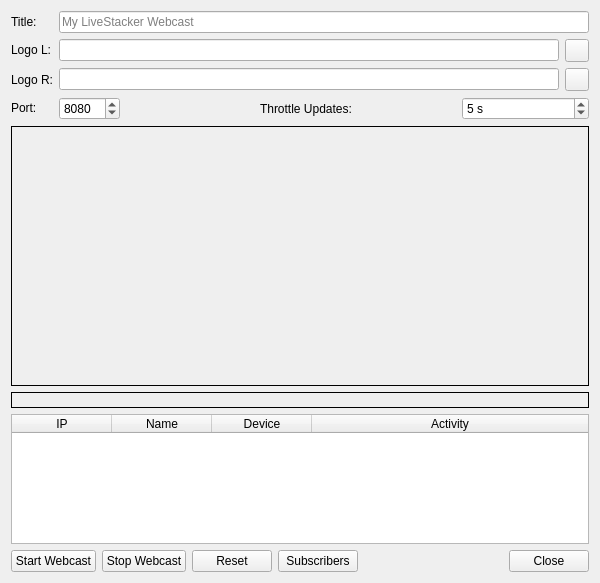
<?xml version="1.0" encoding="UTF-8"?>
<ui version="4.0">
 <class>FitsStackWebcast</class>
 <widget class="QWidget" name="FitsStackWebcast">
  <property name="geometry">
   <rect>
    <x>0</x>
    <y>0</y>
    <width>600</width>
    <height>583</height>
   </rect>
  </property>
  <property name="windowTitle">
   <string>KStars Live Stacker Webcast</string>
  </property>
  <layout class="QGridLayout" name="gridLayout" rowstretch="0,0,0,0,0,0,0,0">
   <item row="2" column="7">
    <widget class="QToolButton" name="logoRBtn">
     <property name="toolTip">
      <string>&lt;html&gt;&lt;head/&gt;&lt;body&gt;&lt;p&gt;Logo (Right) file chooser.&lt;/p&gt;&lt;/body&gt;&lt;/html&gt;</string>
     </property>
     <property name="text">
      <string/>
     </property>
     <property name="icon">
      <iconset theme="document-open"/>
     </property>
    </widget>
   </item>
   <item row="4" column="1" colspan="7">
    <widget class="QLabel" name="qrLabel">
     <property name="minimumSize">
      <size>
       <width>260</width>
       <height>260</height>
      </size>
     </property>
     <property name="toolTip">
      <string>&lt;html&gt;&lt;head/&gt;&lt;body&gt;&lt;p&gt;Start the webcast to view the QR code here&lt;/p&gt;&lt;/body&gt;&lt;/html&gt;</string>
     </property>
     <property name="frameShape">
      <enum>QFrame::Box</enum>
     </property>
     <property name="text">
      <string/>
     </property>
     <property name="alignment">
      <set>Qt::AlignCenter</set>
     </property>
    </widget>
   </item>
   <item row="1" column="7">
    <widget class="QToolButton" name="logoLBtn">
     <property name="toolTip">
      <string>&lt;html&gt;&lt;head/&gt;&lt;body&gt;&lt;p&gt;Logo (Left) file chooser.&lt;/p&gt;&lt;/body&gt;&lt;/html&gt;</string>
     </property>
     <property name="text">
      <string/>
     </property>
     <property name="icon">
      <iconset theme="document-open"/>
     </property>
    </widget>
   </item>
   <item row="3" column="6" colspan="2">
    <widget class="QSpinBox" name="throttle">
     <property name="toolTip">
      <string>&lt;html&gt;&lt;head/&gt;&lt;body&gt;&lt;p&gt;Throttle updates to conserve CPU and network bandwidth. Set the number of seconds per update. More frequent updates are discarded. Set 0 for no throttle.&lt;/p&gt;&lt;/body&gt;&lt;/html&gt;</string>
     </property>
     <property name="suffix">
      <string> s</string>
     </property>
     <property name="maximum">
      <number>300</number>
     </property>
     <property name="value">
      <number>5</number>
     </property>
    </widget>
   </item>
   <item row="3" column="1">
    <widget class="QLabel" name="portLabel">
     <property name="sizePolicy">
      <sizepolicy hsizetype="Fixed" vsizetype="Fixed">
       <horstretch>0</horstretch>
       <verstretch>0</verstretch>
      </sizepolicy>
     </property>
     <property name="toolTip">
      <string>&lt;html&gt;&lt;head/&gt;&lt;body&gt;&lt;p&gt;Port to use for the webcast. Usually 8080 will be fine unless you have something else using this port in which case pick 8081, etc.&lt;/p&gt;&lt;/body&gt;&lt;/html&gt;</string>
     </property>
     <property name="text">
      <string>Port:</string>
     </property>
     <property name="buddy">
      <cstring>port</cstring>
     </property>
    </widget>
   </item>
   <item row="1" column="1">
    <widget class="QLabel" name="logoLLabel">
     <property name="sizePolicy">
      <sizepolicy hsizetype="Fixed" vsizetype="Fixed">
       <horstretch>0</horstretch>
       <verstretch>0</verstretch>
      </sizepolicy>
     </property>
     <property name="toolTip">
      <string>&lt;html&gt;&lt;head/&gt;&lt;body&gt;&lt;p&gt;Logo (Left) for the webcast event.&lt;/p&gt;&lt;/body&gt;&lt;/html&gt;</string>
     </property>
     <property name="text">
      <string>Logo L:</string>
     </property>
     <property name="buddy">
      <cstring>logoLPathDisplay</cstring>
     </property>
    </widget>
   </item>
   <item row="3" column="2" colspan="2">
    <widget class="QSpinBox" name="port">
     <property name="sizePolicy">
      <sizepolicy hsizetype="Fixed" vsizetype="Fixed">
       <horstretch>0</horstretch>
       <verstretch>0</verstretch>
      </sizepolicy>
     </property>
     <property name="toolTip">
      <string>&lt;html&gt;&lt;head/&gt;&lt;body&gt;&lt;p&gt;Port to use for the webcast. Usually 8080 will be fine unless you have something else using this port in which case pick 8081, etc.&lt;/p&gt;&lt;/body&gt;&lt;/html&gt;</string>
     </property>
     <property name="minimum">
      <number>1024</number>
     </property>
     <property name="maximum">
      <number>65535</number>
     </property>
     <property name="value">
      <number>8080</number>
     </property>
    </widget>
   </item>
   <item row="7" column="1" colspan="7">
    <layout class="QHBoxLayout" name="horizontalLayout">
     <property name="sizeConstraint">
      <enum>QLayout::SetDefaultConstraint</enum>
     </property>
     <item>
      <widget class="QPushButton" name="startBtn">
       <property name="sizePolicy">
        <sizepolicy hsizetype="Fixed" vsizetype="Fixed">
         <horstretch>0</horstretch>
         <verstretch>0</verstretch>
        </sizepolicy>
       </property>
       <property name="toolTip">
        <string>&lt;html&gt;&lt;head/&gt;&lt;body&gt;&lt;p&gt;Start the webcast&lt;/p&gt;&lt;/body&gt;&lt;/html&gt;</string>
       </property>
       <property name="text">
        <string>Start Webcast</string>
       </property>
      </widget>
     </item>
     <item>
      <widget class="QPushButton" name="stopBtn">
       <property name="sizePolicy">
        <sizepolicy hsizetype="Fixed" vsizetype="Fixed">
         <horstretch>0</horstretch>
         <verstretch>0</verstretch>
        </sizepolicy>
       </property>
       <property name="toolTip">
        <string>&lt;html&gt;&lt;head/&gt;&lt;body&gt;&lt;p&gt;Stop the webcast&lt;/p&gt;&lt;/body&gt;&lt;/html&gt;</string>
       </property>
       <property name="text">
        <string>Stop Webcast</string>
       </property>
      </widget>
     </item>
     <item>
      <widget class="QPushButton" name="resetBtn">
       <property name="sizePolicy">
        <sizepolicy hsizetype="Fixed" vsizetype="Fixed">
         <horstretch>0</horstretch>
         <verstretch>0</verstretch>
        </sizepolicy>
       </property>
       <property name="toolTip">
        <string>&lt;html&gt;&lt;head/&gt;&lt;body&gt;&lt;p&gt;Reset the webcast&lt;/p&gt;&lt;/body&gt;&lt;/html&gt;</string>
       </property>
       <property name="text">
        <string>Reset</string>
       </property>
      </widget>
     </item>
     <item>
      <widget class="QPushButton" name="subscribersBtn">
       <property name="sizePolicy">
        <sizepolicy hsizetype="Fixed" vsizetype="Fixed">
         <horstretch>0</horstretch>
         <verstretch>0</verstretch>
        </sizepolicy>
       </property>
       <property name="toolTip">
        <string>&lt;html&gt;&lt;head/&gt;&lt;body&gt;&lt;p&gt;Toggle display of webcast subcribers&lt;/p&gt;&lt;/body&gt;&lt;/html&gt;</string>
       </property>
       <property name="text">
        <string>Subscribers</string>
       </property>
      </widget>
     </item>
     <item>
      <widget class="QDialogButtonBox" name="buttonBox">
       <property name="standardButtons">
        <set>QDialogButtonBox::Close</set>
       </property>
      </widget>
     </item>
    </layout>
   </item>
   <item row="2" column="2" colspan="5">
    <widget class="QLineEdit" name="logoRPathDisplay">
     <property name="toolTip">
      <string>Logo (Right) for the webcast event.</string>
     </property>
    </widget>
   </item>
   <item row="0" column="1">
    <widget class="QLabel" name="titleLabel">
     <property name="sizePolicy">
      <sizepolicy hsizetype="Fixed" vsizetype="Fixed">
       <horstretch>0</horstretch>
       <verstretch>0</verstretch>
      </sizepolicy>
     </property>
     <property name="toolTip">
      <string>&lt;html&gt;&lt;head/&gt;&lt;body&gt;&lt;p&gt;Title for the webcast event.&lt;/p&gt;&lt;/body&gt;&lt;/html&gt;</string>
     </property>
     <property name="text">
      <string>Title:</string>
     </property>
     <property name="buddy">
      <cstring>titleEntry</cstring>
     </property>
    </widget>
   </item>
   <item row="5" column="1" colspan="7">
    <widget class="QLabel" name="urlLabel">
     <property name="sizePolicy">
      <sizepolicy hsizetype="Preferred" vsizetype="Fixed">
       <horstretch>0</horstretch>
       <verstretch>0</verstretch>
      </sizepolicy>
     </property>
     <property name="toolTip">
      <string>&lt;html&gt;&lt;head/&gt;&lt;body&gt;&lt;p&gt;Start the webcast to view the URL and port here&lt;/p&gt;&lt;/body&gt;&lt;/html&gt;</string>
     </property>
     <property name="frameShape">
      <enum>QFrame::Box</enum>
     </property>
     <property name="text">
      <string/>
     </property>
     <property name="alignment">
      <set>Qt::AlignCenter</set>
     </property>
     <property name="openExternalLinks">
      <bool>true</bool>
     </property>
    </widget>
   </item>
   <item row="1" column="2" colspan="5">
    <widget class="QLineEdit" name="logoLPathDisplay">
     <property name="toolTip">
      <string>Logo (Left) for the webcast event.</string>
     </property>
    </widget>
   </item>
   <item row="0" column="2" colspan="6">
    <widget class="QLineEdit" name="titleEntry">
     <property name="toolTip">
      <string>Title for the webcast event.</string>
     </property>
     <property name="placeholderText">
      <string>My LiveStacker Webcast</string>
     </property>
    </widget>
   </item>
   <item row="3" column="4" colspan="2">
    <widget class="QLabel" name="throttleLabel">
     <property name="toolTip">
      <string>&lt;html&gt;&lt;head/&gt;&lt;body&gt;&lt;p&gt;Throttle updates to conserve CPU and network bandwidth. Set the number of seconds per update. More frequent updates are discarded. Set 0 for no throttle.&lt;/p&gt;&lt;/body&gt;&lt;/html&gt;</string>
     </property>
     <property name="text">
      <string>Throttle Updates:</string>
     </property>
     <property name="buddy">
      <cstring>throttle</cstring>
     </property>
    </widget>
   </item>
   <item row="2" column="1">
    <widget class="QLabel" name="logoRLabel">
     <property name="toolTip">
      <string>&lt;html&gt;&lt;head/&gt;&lt;body&gt;&lt;p&gt;Logo (Right) for the webcast event.&lt;/p&gt;&lt;/body&gt;&lt;/html&gt;</string>
     </property>
     <property name="text">
      <string>Logo R:</string>
     </property>
     <property name="buddy">
      <cstring>logoRPathDisplay</cstring>
     </property>
    </widget>
   </item>
   <item row="6" column="1" colspan="7">
    <widget class="QTableWidget" name="subscribersTable">
     <property name="sizePolicy">
      <sizepolicy hsizetype="Preferred" vsizetype="Preferred">
       <horstretch>0</horstretch>
       <verstretch>0</verstretch>
      </sizepolicy>
     </property>
     <property name="sizeAdjustPolicy">
      <enum>QAbstractScrollArea::AdjustToContents</enum>
     </property>
     <property name="editTriggers">
      <set>QAbstractItemView::NoEditTriggers</set>
     </property>
     <property name="tabKeyNavigation">
      <bool>false</bool>
     </property>
     <property name="showDropIndicator" stdset="0">
      <bool>false</bool>
     </property>
     <property name="dragDropOverwriteMode">
      <bool>false</bool>
     </property>
     <property name="alternatingRowColors">
      <bool>true</bool>
     </property>
     <property name="selectionMode">
      <enum>QAbstractItemView::NoSelection</enum>
     </property>
     <property name="columnCount">
      <number>4</number>
     </property>
     <attribute name="horizontalHeaderVisible">
      <bool>true</bool>
     </attribute>
     <attribute name="horizontalHeaderShowSortIndicator" stdset="0">
      <bool>true</bool>
     </attribute>
     <attribute name="horizontalHeaderStretchLastSection">
      <bool>true</bool>
     </attribute>
     <attribute name="verticalHeaderHighlightSections">
      <bool>false</bool>
     </attribute>
     <attribute name="verticalHeaderStretchLastSection">
      <bool>false</bool>
     </attribute>
     <column>
      <property name="text">
       <string>IP</string>
      </property>
     </column>
     <column>
      <property name="text">
       <string>Name</string>
      </property>
     </column>
     <column>
      <property name="text">
       <string>Device</string>
      </property>
     </column>
     <column>
      <property name="text">
       <string>Activity</string>
      </property>
     </column>
    </widget>
   </item>
  </layout>
 </widget>
 <tabstops>
  <tabstop>titleEntry</tabstop>
  <tabstop>logoLPathDisplay</tabstop>
  <tabstop>logoLBtn</tabstop>
  <tabstop>logoRPathDisplay</tabstop>
  <tabstop>logoRBtn</tabstop>
  <tabstop>port</tabstop>
  <tabstop>throttle</tabstop>
  <tabstop>subscribersTable</tabstop>
  <tabstop>startBtn</tabstop>
  <tabstop>stopBtn</tabstop>
  <tabstop>resetBtn</tabstop>
  <tabstop>subscribersBtn</tabstop>
 </tabstops>
 <resources/>
 <connections/>
</ui>
